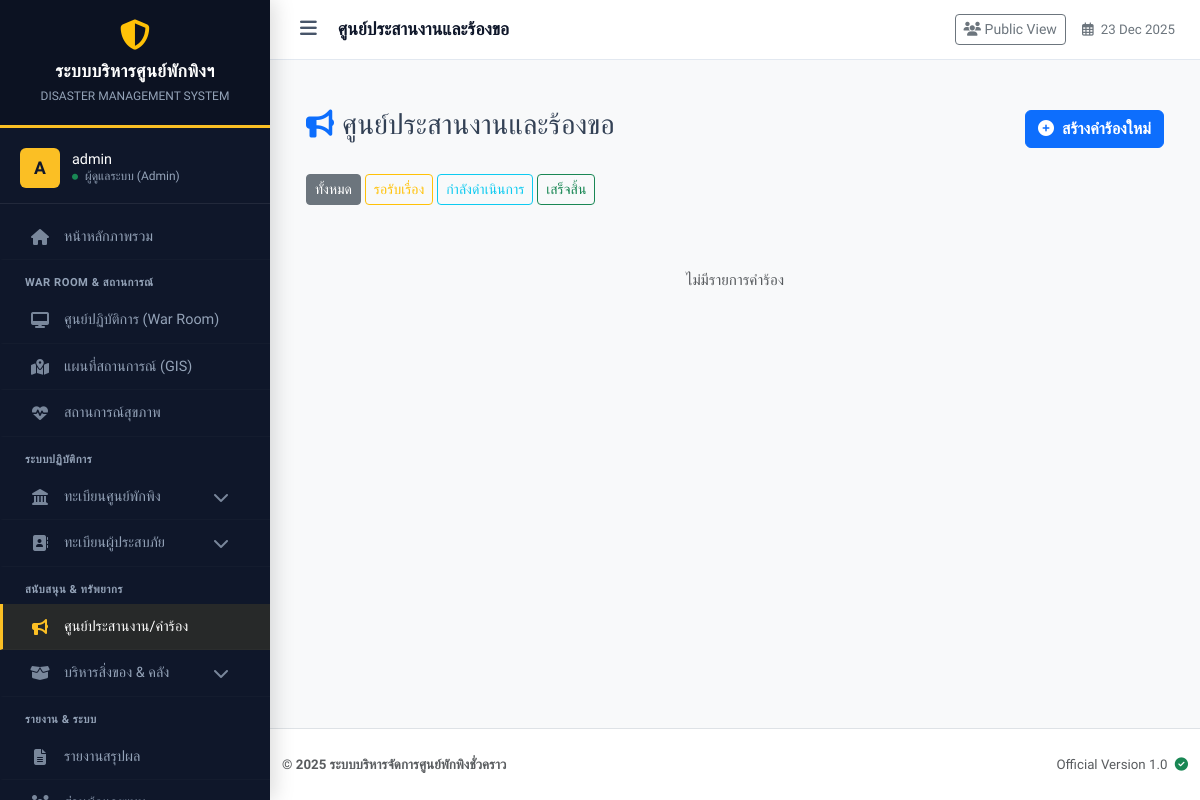
/request_manager.php (signed in), run on an earlier commit of the app's database.
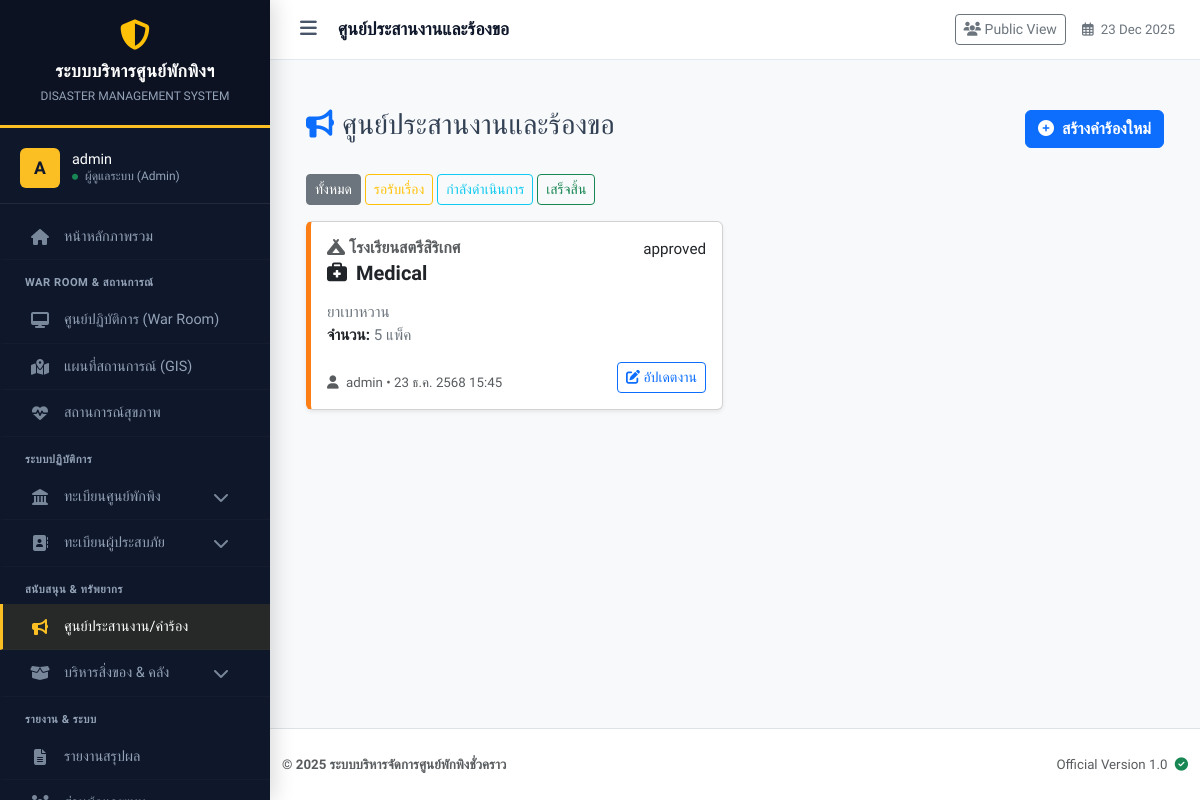
And on a later commit of the database.
### tables this page shows
CREATE TABLE `shelter_requests` (
  `id` int(11) NOT NULL,
  `shelter_id` int(11) NOT NULL,
  `category` enum('supplies','medical','manpower','transport','other') NOT NULL COMMENT 'หมวดหมู่',
  `urgency` enum('normal','high','critical') DEFAULT 'normal' COMMENT 'ความเร่งด่วน',
  `detail` text NOT NULL COMMENT 'รายละเอียดสิ่งที่ขอ',
  `quantity` varchar(100) DEFAULT NULL COMMENT 'จำนวน (ถ้ามี)',
  `status` enum('pending','approved','in_progress','completed','rejected') DEFAULT 'pending',
  `response_note` text DEFAULT NULL COMMENT 'บันทึกการตอบรับจาก Admin',
  `created_by` int(11) NOT NULL,
  `created_at` datetime DEFAULT current_timestamp(),
  `updated_at` datetime DEFAULT NULL ON UPDATE current_timestamp()
);

CREATE TABLE `shelters` (
  `id` int(11) NOT NULL,
  `incident_id` int(11) NOT NULL COMMENT 'ผูกกับเหตุการณ์ไหน',
  `name` varchar(200) NOT NULL COMMENT 'ชื่อศูนย์',
  `location` text NOT NULL COMMENT 'ที่ตั้ง',
  `latitude` decimal(10,8) DEFAULT NULL,
  `longitude` decimal(11,8) DEFAULT NULL,
  `capacity` int(11) NOT NULL DEFAULT 0 COMMENT 'ความจุสูงสุด',
  `contact_phone` varchar(20) DEFAULT NULL,
  `status` enum('open','full','closed') NOT NULL DEFAULT 'open',
  `last_updated` datetime DEFAULT NULL
);

CREATE TABLE `users` (
  `id` int(11) NOT NULL,
  `username` varchar(50) NOT NULL COMMENT 'ชื่อผู้ใช้',
  `password` varchar(255) NOT NULL COMMENT 'รหัสผ่าน (Hashed)',
  `full_name` varchar(100) NOT NULL COMMENT 'ชื่อ-นามสกุล',
  `role` enum('admin','staff','volunteer') NOT NULL DEFAULT 'staff' COMMENT 'สิทธิ์การใช้งาน',
  `shelter_id` int(11) DEFAULT NULL COMMENT 'สังกัดศูนย์พักพิง',
  `created_at` timestamp NOT NULL DEFAULT current_timestamp(),
  `last_login` datetime DEFAULT NULL
);

### includes/functions.php (called while the page is built, shortened)
<?php
function thaiDate($date) {
    $months = [
        1=>'ม.ค.', 2=>'ก.พ.', 3=>'มี.ค.', 4=>'เม.ย.', 5=>'พ.ค.', 6=>'มิ.ย.',
        7=>'ก.ค.', 8=>'ส.ค.', 9=>'ก.ย.', 10=>'ต.ค.', 11=>'พ.ย.', 12=>'ธ.ค.'
    ];
    $timestamp = strtotime($date);
    $d = date('j', $timestamp);
    $m = $months[(int)date('n', $timestamp)];
    $y = date('Y', $timestamp) + 543;
    return "$d $m $y";
}
?>

### request_manager.php (the view, shortened to what the rows shown need)
<?php
require_once 'config/db.php';
require_once 'includes/functions.php';
$sql = "SELECT r.*, s.name as shelter_name, u.username
        FROM shelter_requests r
        JOIN shelters s ON r.shelter_id = s.id
        LEFT JOIN users u ON r.created_by = u.id
        WHERE 1=1 ";
$sql .= " ORDER BY FIELD(r.urgency, 'critical', 'high', 'normal'), r.created_at DESC";
$requests = $pdo->query($sql)->fetchAll();
?>
<!DOCTYPE html>
<html lang="th">
<head>
    <link href="https://cdn.jsdelivr.net/npm/bootstrap@5.3.0/dist/css/bootstrap.min.css" rel="stylesheet">
    <link rel="stylesheet" href="https://cdnjs.cloudflare.com/ajax/libs/font-awesome/6.4.0/css/all.min.css">
</head>
<body class="bg-light">
<?php include 'includes/header.php'; ?>
<div class="container mt-4">
    <div class="row">
        <?php if(empty($requests)): ?>
            <div class="col-12 text-center py-5 text-muted">ไม่มีรายการคำร้อง</div>
        <?php else: ?>
            <?php foreach($requests as $req):
                $borderClass = 'border-' . $req['urgency'];
                $bgClass = $req['status'] == 'completed' ? 'bg-light opacity-75' : 'bg-white';
                $statusBadges = [
                    'pending' => '<span class="badge bg-warning text-dark"><i class="far fa-clock"></i> รอรับเรื่อง</span>',
                    'approved' => '<span class="badge bg-info"><i class="fas fa-check"></i> รับเรื่องแล้ว</span>',
                    'in_progress' => '<span class="badge bg-primary"><i class="fas fa-shipping-fast"></i> กำลังดำเนินการ</span>',
                    'completed' => '<span class="badge bg-success"><i class="fas fa-check-circle"></i> เสร็จสิ้น</span>',
                    'rejected' => '<span class="badge bg-secondary">ยกเลิก/ปฏิเสธ</span>'
                ];
            ?>
            <div class="col-lg-6 mb-3">
                <div class="card shadow-sm h-100 <?php echo $bgClass; ?> <?php echo $borderClass; ?>">
                    <div class="card-body">
                        <div class="d-flex justify-content-between mb-2">
                            <h5 class="card-title fw-bold text-dark">
                                <?php if($role === 'admin'): ?>
                                    <small class="text-muted d-block fs-6 mb-1"><i class="fas fa-campground"></i> <?php echo htmlspecialchars($req['shelter_name']); ?></small>
                                <?php endif; ?>
                                <?php
                                    $iconMap = ['supplies'=>'box', 'medical'=>'briefcase-medical', 'manpower'=>'users', 'transport'=>'truck', 'other'=>'question-circle'];
                                    $icon = $iconMap[$req['category']] ?? 'circle';
                                ?>
                                <i class="fas fa-<?php echo $icon; ?> me-1"></i> <?php echo ucfirst($req['category']); ?>
                            </h5>
                            <div><?php echo $statusBadges[$req['status']] ?? $req['status']; ?></div>
                        </div>
                        <p class="card-text text-secondary mb-1">
                            <?php echo nl2br(htmlspecialchars($req['detail'])); ?>
                            <?php if($req['quantity']): ?>
                                <br><strong class="text-dark">จำนวน:</strong> <?php echo htmlspecialchars($req['quantity']); ?>
                            <?php endif; ?>
                        </p>
                        <div class="d-flex justify-content-between align-items-end mt-3">
                            <small class="text-muted">
                                <i class="fas fa-user me-1"></i> <?php echo $req['username']; ?> •
                                <?php echo thaiDate(date('Y-m-d', strtotime($req['created_at']))); ?> <?php echo date('H:i', strtotime($req['created_at'])); ?>
                            </small>
                            <?php if($role === 'admin'): ?>
                                <button class="btn btn-sm btn-outline-primary"
                                        onclick='updateStatus(<?php echo json_encode($req); ?>)'>
                                    <i class="fas fa-edit"></i> อัปเดตงาน
                                </button>
                            <?php endif; ?>
                        </div>
                    </div>
                </div>
            </div>
            <?php endforeach; ?>
        <?php endif; ?>
    </div>
</div>
<?php include 'includes/footer.php'; ?>
</body>
</html>

What changed in the data, as far as the page shows it:
added shelter_requests: shelter.name "โรงเรียนสตรีสิริเกศ", category "Medical", status "approved", detail "ยาเบาหวาน", quantity "5 แพ็ค", users.username "admin", created_at "23 ธ.ค. 2568", created_at "15:45"
Also different on the page:
text no longer shown: "ไม่มีรายการคำร้อง"
